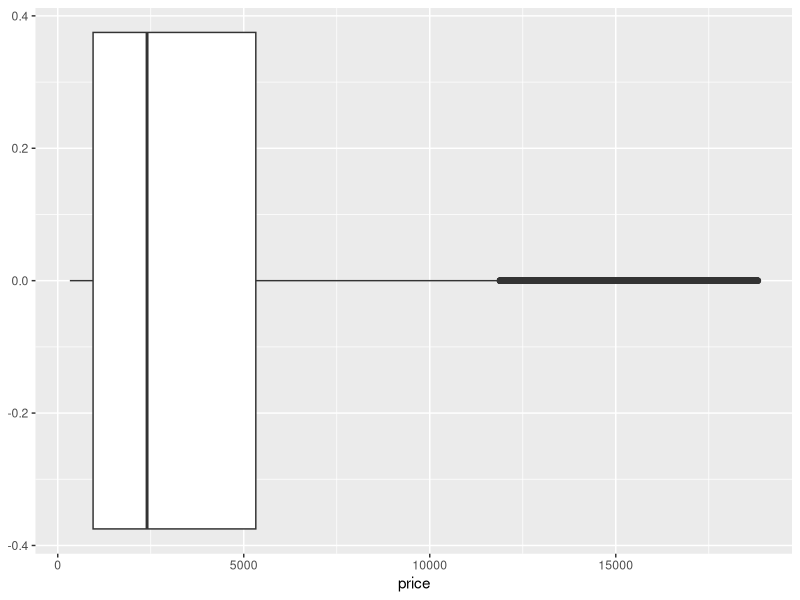
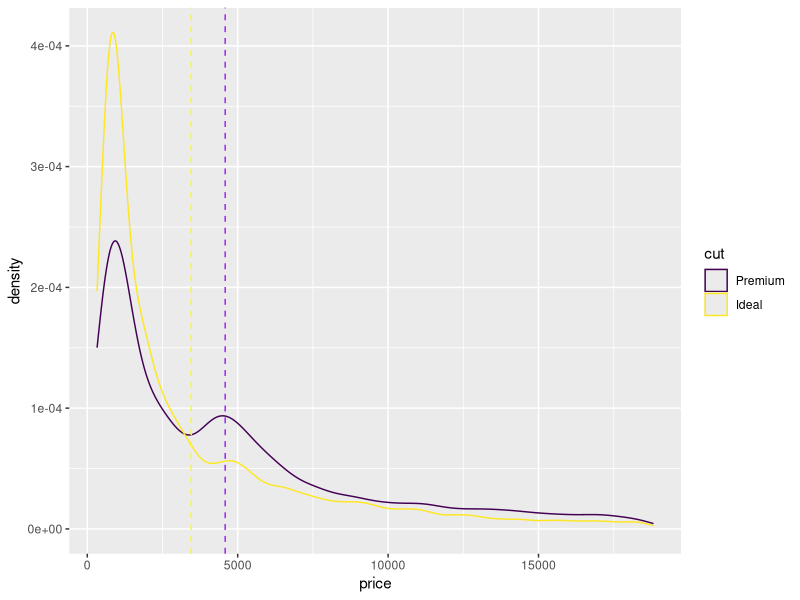
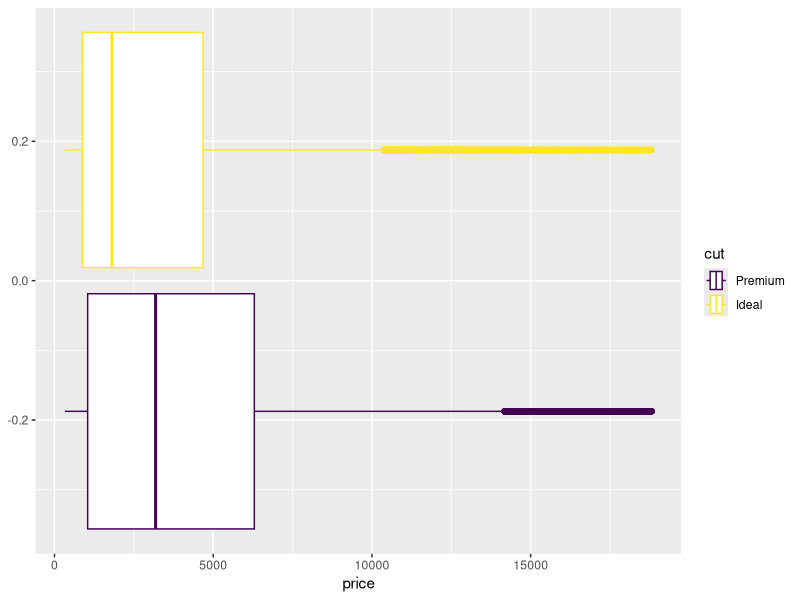
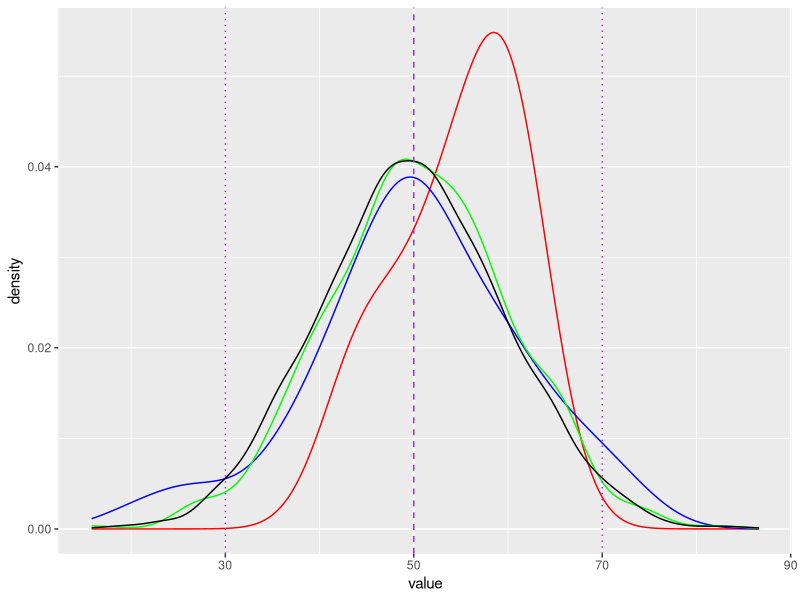
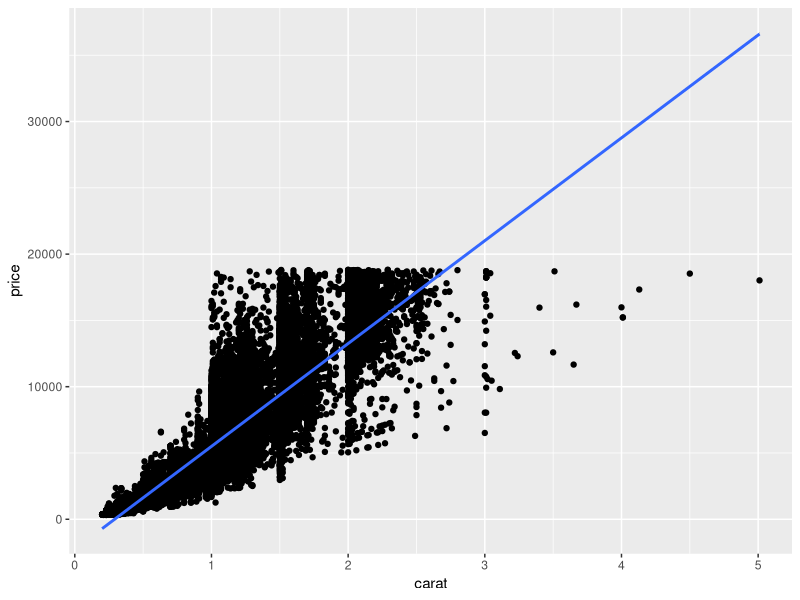
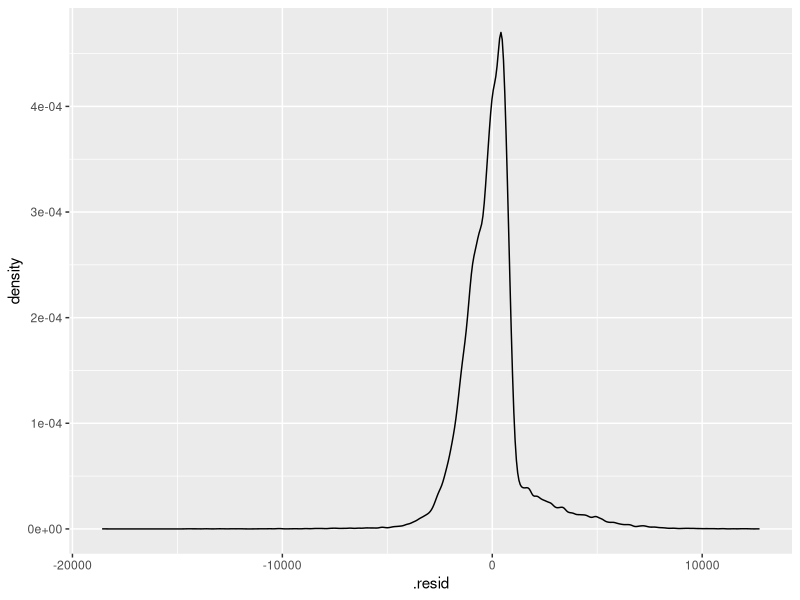
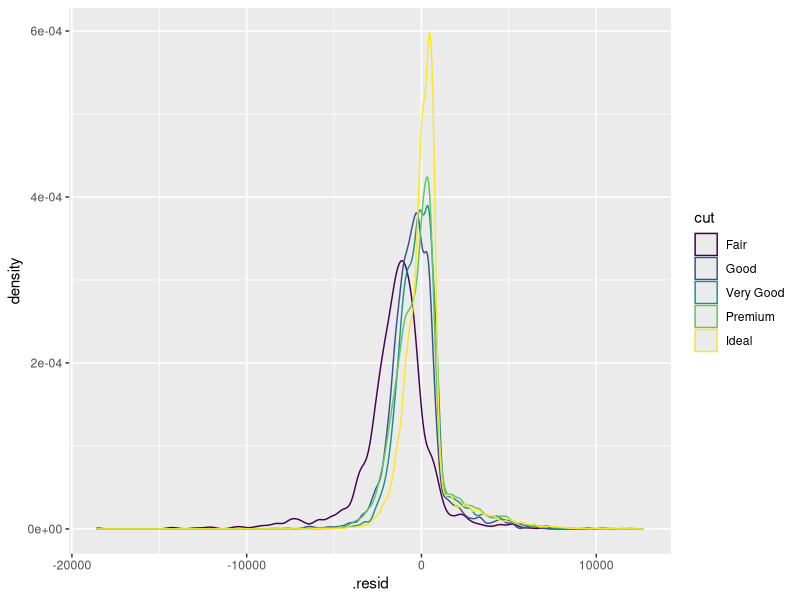
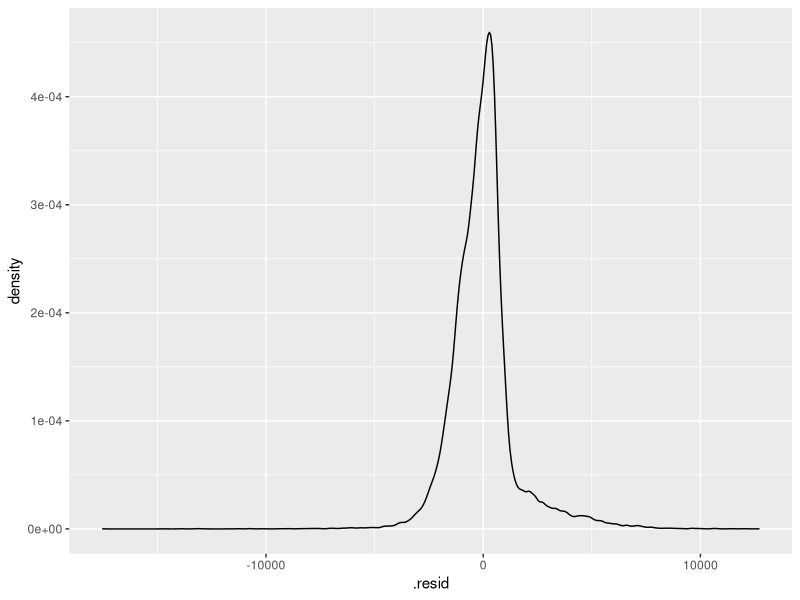

Source code (R) for these figures, in order:
### Model ######################################################################
library(tidyverse)

# install.packages("broom")
# install.packages("rpart")
library(broom)
library(rpart)

diamonds %>% glimpse()

### Basic Statistics ###########################################################
summary(diamonds)
summary(diamonds$price)  # Five number summary with mean
summary(diamonds$color)  # Class counts

fivenum(diamonds$price)  # Five number summary

mean(diamonds$price)

ggplot(diamonds, aes(x=price)) + geom_boxplot()

tTestData <- diamonds %>% filter(cut %in% c("Ideal", "Premium"))

summary(tTestData$cut)
summary(tTestData$price)

fivenum((tTestData %>% filter(cut == "Premium"))$price)
fivenum((tTestData %>% filter(cut == "Ideal"))$price)

# Means testing
mean((tTestData %>% filter(cut == "Premium"))$price)
mean((tTestData %>% filter(cut == "Ideal"))$price)

sd((tTestData %>% filter(cut == "Premium"))$price)
sd((tTestData %>% filter(cut == "Ideal"))$price)

tTestData %>% 
  ggplot(aes(x=price, color=cut)) + 
  geom_density() +
  geom_vline(xintercept=mean((tTestData %>% filter(cut == "Premium"))$price),
    linetype="dashed", color = "purple") +
  geom_vline(xintercept=mean((tTestData %>% filter(cut == "Ideal"))$price),
    linetype="dashed", color = "yellow")

tTestData %>% 
  ggplot(aes(x=price, color=cut)) + 
  geom_boxplot()

t.test(tTestData$price~tTestData$cut)
t.test(tTestData$price~tTestData$cut,  alternative="less")

# Generating random values
set.seed(77)
normalDist5 <- as_tibble(rnorm(5, m=50, sd=10))
normalDist50 <- as_tibble(rnorm(50, m=50, sd=10))
normalDist500 <- as_tibble(rnorm(500, m=50, sd=10))
normalDist5000 <- as_tibble(rnorm(5000, m=50, sd=10))

mean(normalDist5$value)
sd(normalDist5$value)

mean(normalDist5000$value)
sd(normalDist5000$value)

ggplot() + 
  geom_density(data=normalDist5, aes(x=value), color="red") +
  geom_density(data=normalDist50, aes(x=value), color="blue") +
  geom_density(data=normalDist500, aes(x=value), color="green") +
  geom_density(data=normalDist5000, aes(x=value), color="black") +
  geom_vline(xintercept=50, linetype="dashed", color = "purple") +  # Mean
  geom_vline(xintercept=30, linetype="dotted", color = "purple") +  # Sd-2
  geom_vline(xintercept=70, linetype="dotted", color = "purple")    # Sd+2

### Linear Regression ##########################################################
model1 <- lm(price~carat, diamonds)
model1

newdata <- tribble(
  ~carat ,
  1,
  0.1
  )

predict(model1, newdata)

diamonds %>% 
  ggplot(aes(x=carat, y=price)) + 
  geom_point() + 
  geom_smooth(method="lm", formula = y ~ x)

# Broom package
tidy(model1)
glance(model1)
augment(model1)

augment(model1) %>%
  ggplot(aes(x=.resid)) + 
  geom_density()

augment(model1, diamonds)

augment(model1, diamonds) %>%
  ggplot(aes(x=.resid, color=cut)) + 
  geom_density()

model2 <- lm(price ~ 0 + carat + cut, diamonds)
model2

tidy(model2)
tidy(model1)

glance(model2)
augment(model2)

augment(model2) %>%
  ggplot(aes(x=.resid)) + 
  geom_density()

augment(model2, diamonds) %>%
  ggplot(aes(x=.resid, color=cut)) + 
  geom_density()

model3 <- lm(price ~ 0 + carat + cut + carat*cut, diamonds)

ggplot(data=diamonds, aes(x=carat, y=price, color=cut)) +
  geom_point() +
  geom_smooth(method="lm")

tidy(model3)
glance(model3)
augment(model3)

augment(model3, diamonds) %>%
  ggplot(aes(x=.resid)) + 
  geom_density()

model4 <- lm(log(price) ~ 0 + carat + cut, diamonds)
tidy(model4)

augment(model4, diamonds) %>%
  ggplot(aes(x=.resid)) + 
  geom_density()

model5 <- lm(log(price) ~ 0 + log(carat) + cut, diamonds)
tidy(model5)

augment(model5, diamonds) %>%
  ggplot(aes(x=.resid)) + 
  geom_density()

model6 <- lm(price ~ ., diamonds)
tidy(model6)

augment(model6, diamonds) %>%
  ggplot(aes(x=.resid)) + 
  geom_density()

bind_rows(glance(model1),
          glance(model2),
          glance(model3),
          glance(model4),
          glance(model5),
          glance(model6))


# Subset train/test 70/30 split
trainDiamonds <- sample_frac(diamonds, 0.7)
testDiamonds <- diamonds %>% anti_join(trainDiamonds)

model5Train <- lm(log(price) ~ 0 + log(carat) + cut, trainDiamonds)

bind_rows(glance(model5),
  glance(model5Train))

bind_cols(testDiamonds,as_tibble(predict(model5Train, testDiamonds))) %>%
  mutate(forecastPrice = exp(value), diff = price - forecastPrice) %>% 
  ggplot(aes(x=price, y=diff)) + 
  geom_point()


### Classification Tree ########################################################
fit1 <- rpart(cut ~ x + y + z + table,
  method="class", data=diamonds)

printcp(fit1) # display the results
plotcp(fit1) # visualize cross-validation results
summary(fit1) # detailed summary of splits

# plot tree
plot(fit1, uniform=TRUE,
  main="Classification Tree for Diamond cut")
text(fit1, use.n=TRUE, all=TRUE, cex=.6)

### Regression Tree ########################################################
fit2 <- rpart(price ~ carat + cut + color + clarity,
  method="anova", data=diamonds)

printcp(fit2) # display the results
plotcp(fit2) # visualize cross-validation results
summary(fit2) # detailed summary of splits

# plot tree
plot(fit2, uniform=TRUE,
  main="Regression Tree for Diamond Price")
text(fit2, use.n=TRUE, all=TRUE, cex=.6)


### K Nearest Neighbors ########################################################
set.seed(777)

# Two dimensional example
diamonds2d <- diamonds %>% 
  select(x, y)

k2d <- kmeans(diamonds2d, 5, nstart = 25)
k2d

example2d <- bind_cols(diamonds, cluster = k2d$cluster)

ggplot(example2d, aes(x=x, y=y, color=cluster)) +
    geom_point()

ggplot(example2d, aes(x=x, y=y, color=factor(cluster))) +
  geom_point() +
  scale_y_continuous(limits = c(0, 10)) +
  scale_x_continuous(limits = c(3, 10))

diamondsDims <- diamonds %>% 
  select(x, y, z, table)

kCut <- kmeans(diamondsDims, 5, nstart = 25)
kCut

exampleDims <- bind_cols(diamondsDims, cluster = kCut$cluster)

ggplot(exampleDims, aes(x=x, y=y, color=z, size=table)) +
  geom_point(alpha=0.25)

ggplot(exampleDims, aes(x=x, y=y, color=z, size=table, shape=factor(cluster))) +
  geom_point(alpha=0.25) +
  scale_y_continuous(limits = c(2.5, 10)) +
  scale_x_continuous(limits = c(3, 10))


# Dimension Reduction For a Linear Model
diamondsSegmentation <- diamonds %>% 
  select(-x, -y, -z, -table)

model7 <- lm(price ~ ., diamondsSegmentation)
tidy(model7)

bind_rows(
  glance(model1),
  glance(model2),
  glance(model3),
  glance(model4),
  glance(model5),
  glance(model6),
  glance(model7))


